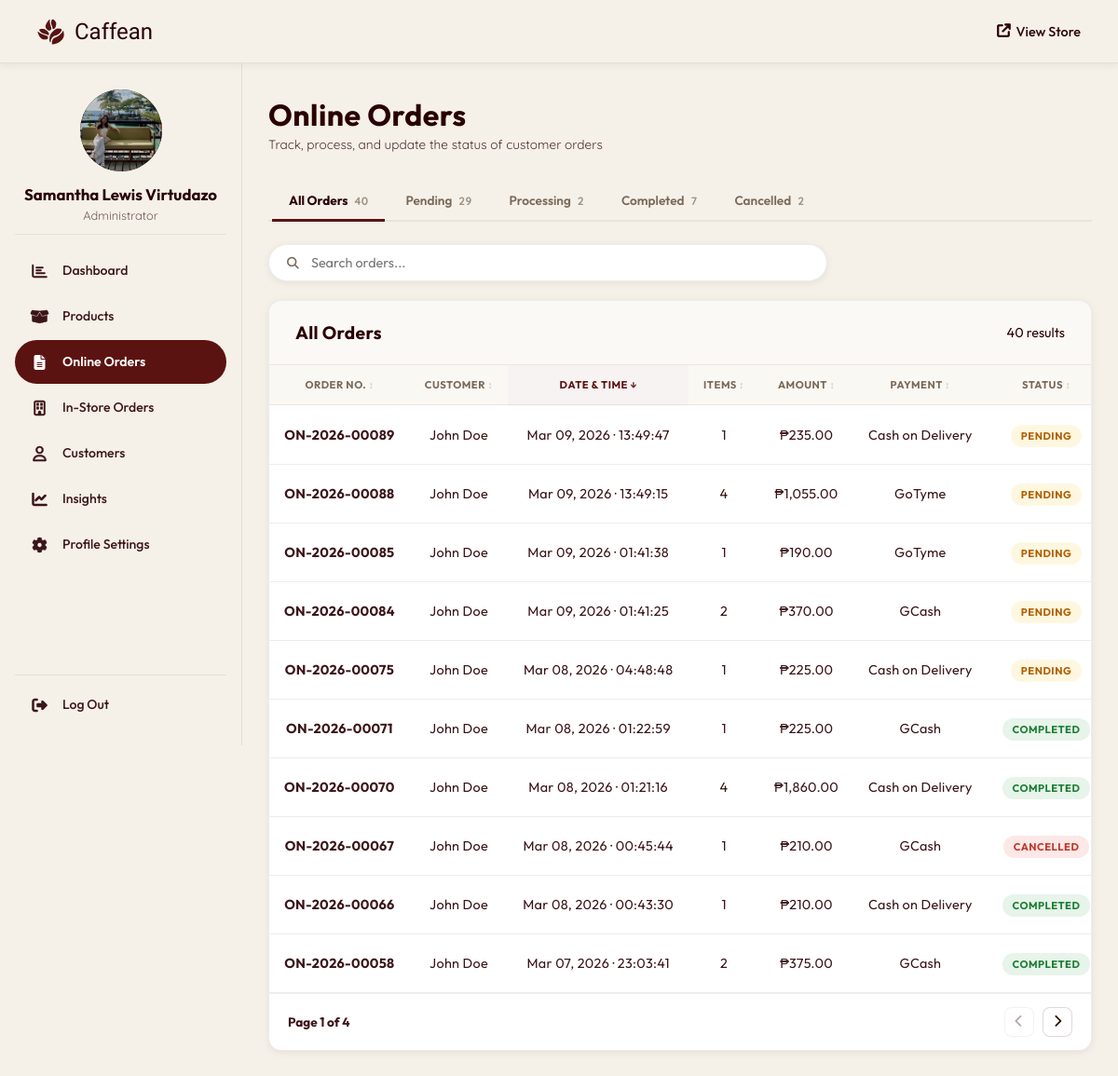
The app's page /admin/orders.php (signed in), older data.
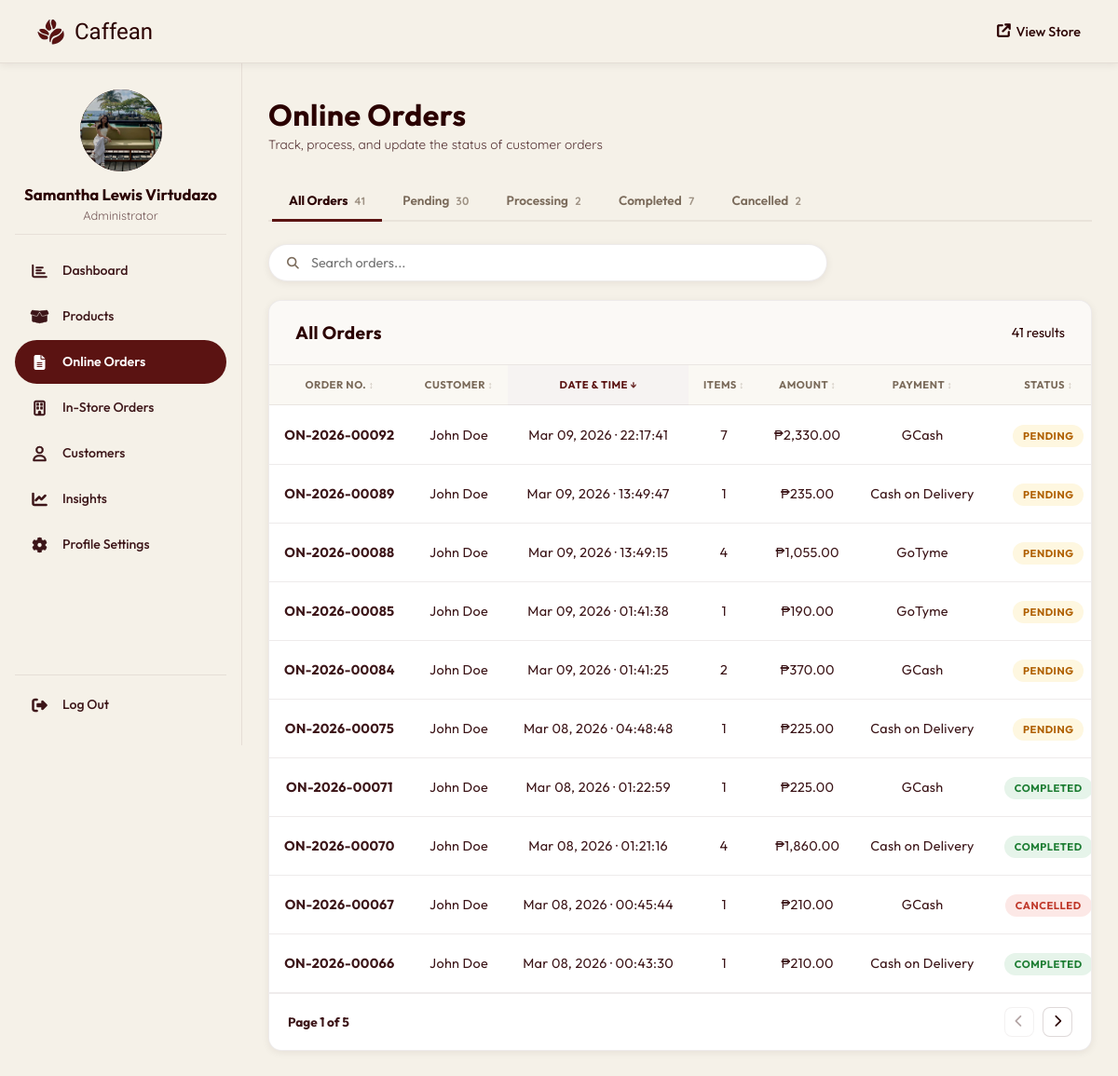
The same page, newer data.
### tables this page shows
CREATE TABLE `orders` (
  `order_id` int(11) NOT NULL,
  `order_number` varchar(20) NOT NULL DEFAULT '' COMMENT 'Human-readable receipt number (e.g. PC-2026-00001)',
  `user_id` int(11) DEFAULT NULL,
  `order_date` datetime DEFAULT current_timestamp(),
  `total_amount` decimal(10,2) NOT NULL,
  `status` enum('pending','processing','completed','cancelled') DEFAULT 'pending',
  `payment_method` varchar(50) NOT NULL,
  `delivery_address` text NOT NULL,
  `created_at` timestamp NOT NULL DEFAULT current_timestamp(),
  `mobile_number` varchar(20) DEFAULT NULL,
  `order_type` enum('delivery','pickup') NOT NULL DEFAULT 'delivery',
  `house_unit` varchar(100) DEFAULT NULL,
  `street_name` varchar(150) DEFAULT NULL,
  `barangay` varchar(100) DEFAULT NULL,
  `city_municipality` varchar(100) DEFAULT NULL,
  `province` varchar(100) DEFAULT NULL,
  `zip_code` varchar(10) DEFAULT NULL,
  `delivery_notes` text DEFAULT NULL,
  `pickup_branch` varchar(100) DEFAULT NULL,
  `pickup_date` date DEFAULT NULL,
  `pickup_time` time DEFAULT NULL,
  `is_kiosk` tinyint(1) NOT NULL DEFAULT 0,
  `kiosk_order_type` enum('dine_in','take_out') DEFAULT NULL,
  `customer_name` varchar(100) DEFAULT NULL
);

### admin/orders.php (the view, shortened to what this page needs)
<?php
require_once '../php/db_connection.php';
function fmt_id($prefix, $id, $date_str = null)
{
  $year = $date_str ? date('Y', strtotime($date_str)) : date('Y');
  return $prefix . '-' . $year . '-' . str_pad($id, 5, '0', STR_PAD_LEFT);
}
$status_filter = $_GET['status'] ?? 'all';
$base_where    = "(o.is_kiosk = 0 OR o.is_kiosk IS NULL)";
$where_clause  = $base_where;
$counts = ['all' => 0, 'pending' => 0, 'processing' => 0, 'completed' => 0, 'cancelled' => 0];
$c_res  = mysqli_query($conn, "SELECT status, COUNT(*) AS count FROM orders WHERE (is_kiosk = 0 OR is_kiosk IS NULL) GROUP BY status");
while ($r = mysqli_fetch_assoc($c_res)) {
  $counts[$r['status']] = $r['count'];
  $counts['all']       += $r['count'];
}
$orders_raw = mysqli_query(
  $conn,
  "SELECT o.*,
            COALESCE(u.full_name, o.customer_name, 'Guest') AS full_name,
            COALESCE(u.email, '') AS email,
            (SELECT SUM(quantity) FROM order_items WHERE order_id = o.order_id) AS total_items
     FROM orders o
     LEFT JOIN users u ON o.user_id = u.user_id
     WHERE $where_clause
     ORDER BY o.order_date DESC"
);
$total_orders = mysqli_num_rows($orders_raw);
$orders_map = [];
while ($o = mysqli_fetch_assoc($orders_raw)) {
  $o['items']            = [];
  $orders_map[$o['order_id']] = $o;
}
if (!empty($orders_map)) {
  $ids       = implode(',', array_map('intval', array_keys($orders_map)));
  $items_res = mysqli_query(
    $conn,
    "SELECT oi.order_id, oi.quantity, oi.price_at_time AS price, p.name AS product_name
         FROM order_items oi
         JOIN products p ON oi.product_id = p.product_id
         WHERE oi.order_id IN ($ids)"
  );
  while ($item = mysqli_fetch_assoc($items_res)) {
    $orders_map[$item['order_id']]['items'][] = $item;
  }
}
include 'includes/header.php';
?>
<div class="page-header">
  <div class="page-header-text">
    <h1>Online Orders</h1>
    <p>Track, process, and update the status of customer orders</p>
  </div>
</div>
<div class="admin-tabs">
  <a href="?status=all" class="tab <?= $status_filter === 'all'        ? 'active' : '' ?>">All Orders <span class="tab-count"><?= $counts['all']        ?></span></a>
  <a href="?status=pending" class="tab <?= $status_filter === 'pending'    ? 'active' : '' ?>">Pending <span class="tab-count"><?= $counts['pending']    ?></span></a>
  <a href="?status=processing" class="tab <?= $status_filter === 'processing' ? 'active' : '' ?>">Processing <span class="tab-count"><?= $counts['processing'] ?></span></a>
  <a href="?status=completed" class="tab <?= $status_filter === 'completed'  ? 'active' : '' ?>">Completed <span class="tab-count"><?= $counts['completed']  ?></span></a>
  <a href="?status=cancelled" class="tab <?= $status_filter === 'cancelled'  ? 'active' : '' ?>">Cancelled <span class="tab-count"><?= $counts['cancelled']  ?></span></a>
</div>
<div class="toolbar">
  <div class="search-box">
    <span class="search-icon"><i class="fas fa-search"></i></span>
    <input type="text" id="ordersSearch" placeholder="Search orders..." />
  </div>
</div>
<div class="card">
  <div class="card-header">
    <h2><?= ucfirst($status_filter) ?> Orders</h2>
    <span class="card-count"><?= $total_orders ?> result<?= $total_orders !== 1 ? 's' : '' ?></span>
  </div>
  <table class="admin-table" id="ordersTable">
    <thead>
      <tr>
        <th data-sort="text">Order No.</th>
        <th data-sort="text">Customer</th>
        <th data-sort="date">Date &amp; Time</th>
        <th data-sort="number">Items</th>
        <th data-sort="number">Amount</th>
        <th data-sort="text">Payment</th>
        <th data-sort="status">Status</th>
      </tr>
    </thead>
    <tbody>
      <?php if ($total_orders === 0): ?>
        <tr class="empty-row">
          <td colspan="8">
            <div class="empty-state">
              <i class="fas fa-inbox"></i>
              <p>No orders found</p>
            </div>
          </td>
        </tr>
      <?php else: ?>
        <?php foreach ($orders_map as $o): ?>
          <tr>
            <td class="td-id"><?= fmt_id('ON', $o['order_id'], $o['order_date']) ?></td>
            <td><?= htmlspecialchars($o['full_name']) ?></td>
            <td><?= date('M d, Y · H:i:s', strtotime($o['order_date'])) ?></td>
            <td><?= $o['total_items'] ?? 0 ?></td>
            <td class="td-amount">&#8369;<?= number_format($o['total_amount'], 2) ?></td>
            <td><?= htmlspecialchars($o['payment_method']) ?></td>
            <td>
              <span class="badge badge-<?= strtolower($o['status']) ?>">
                <?= ucfirst($o['status']) ?>
              </span>
            </td>
          </tr>
        <?php endforeach; ?>
      <?php endif; ?>
    </tbody>
  </table>
  <div id="ordersTable-pagination" class="admin-pagination">
    <span class="page-info">Page 1 of 1</span>
    <div class="page-btns">
      <button class="btn-page btn-prev"><i class="fas fa-chevron-left"></i></button>
      <button class="btn-page btn-next"><i class="fas fa-chevron-right"></i></button>
    </div>
  </div>
</div>
<?php include 'includes/footer.php'; ?>

Row changes from the older to the newer data that the page shows:
no longer on this page (row unchanged): orders: fmt_id('ON', $o['order_id'], $o['order_date']) "ON-2026-00058", full_name "John Doe", order_date "Mar 07, 2026 · 23:03:41", total_items "2", total_amount "375.00", payment_method "GCash", status "COMPLETED"
now on this page (row unchanged): orders: order_id "30"
added orders: fmt_id('ON', $o['order_id'], $o['order_date']) "ON-2026-00092", full_name "John Doe", order_date "Mar 09, 2026 · 22:17:41", total_items "7", total_amount "2,330.00", payment_method "GCash", status "PENDING"
Text that changed along with them:
$counts['all']: "40" → "41"
$total_orders: "40" → "41"
text written by a page script: "Page 1 of 4" → "Page 1 of 5"
$counts['pending']: "29" → (not shown)
